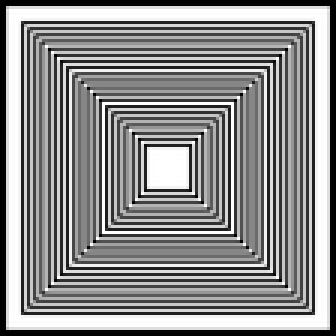
%> input picture assignment 1/images/pyramid.png, 112 x 112 px, shrunk from 480 x 480 before the run (shown 3 times larger)
$ octave run.m   (GNU Octave 9; MATLAB toolbox functions it lacks are replaced by stand-ins)
%> lines starting %> are read from the running program, lines starting %| are printed output that depends on the picture; in (x1, y1, x2, y2) boxes, pixels count from 0 and x2, y2 are one past the last pixel; in counts of white or black regions, pixels touching at a corner belong together; the program's own positions count from 1
### assignment 1/harris_corner_detect.m
% harrisDetect Corner Detection to determine corner points of interests.
% inpImg        :   Image to be processed
% thresh        :   Threshold for determining points of interests
% sigma         :   Parameters to vary smoothening
% windowWidth   :   Size of window to analyse R (scoreMatrix)
% w             :   For filtering
% k             :   For harris corner measure (Value is between 0.04 -0.06)
% Shantanu Chaudhary, Indian Institute of Technology, Delhi, August 2014.
% shantanuchaudhary24@gmail.com, cs5100295@cse.iitd.ac.in


%%%%%%%%%%%%%%%%%%%%%%%%%%%%%%%%%%%%%%%%%%%%%%%%%%%%%%%%%%%%%%%%%%%%%%%%%%%
% Harris corner detection function with bilateral filter:
function [] = harris_corner_detect(inpImg, sigma , w, k,windowWidth, thresh)

% Verifying number of arguments to the function
% narginchk(7,7);

% Reduce noise in the image by using bilateral filter

% srcImg= bfilter2(inpImg, w, sigma1);
 if ~isa(inpImg,'double')
	srcImg = double(inpImg)/255;
 else
    srcImg = inpImg/255;
 end
[m,n,colorWidth] = size(inpImg);

% Calculation of partial derivatives of I with respect to X and Y uses
% sobel operators. We define the following Sobel operators as masks
Gx = [-1 0 1 ; -1 0 1 ; -1  0  1 ];
Gy = Gx';

% The partial derivatives (approximated) can be obtained by using the
% convolution of Gx and Gy with srcImg for partial derivatives with respect
% to X and Y respectively.
if colorWidth > 1   % For colored picture
    Ix = conv2(rgb2gray(srcImg), Gx, 'same');
    Iy = conv2(rgb2gray(srcImg), Gy, 'same');
    disp('RGB Deteted!');
else                % For Grayscale Picture
    Ix = conv2(srcImg, Gx, 'same');
    Iy = conv2(srcImg, Gy, 'same');
    disp('Grayscale Detected!');
end

% For Debugging
% dlmwrite('harris1_Ix', Ix);
% dlmwrite('harris1_Iy', Iy);

% To calculate Ix^2 and Iy^2 respectively. Point to Point multiplication
% and not matrix multiplication and smoothened with bilateral filter
Ix2 = bfilter2(double(Ix.^2)/255, w, sigma);
Iy2 = bfilter2(double(Iy.^2)/255, w, sigma);
Ixy = bfilter2(abs(Ix.*Iy)/255, w, sigma);

% Calculation of the harris measure score is done here:
% R = det(M) - k(trace(M))^2 : where M is the structure tensor calculated
% det(M) = (Ix2.*Iy2 - Ixy.^2)
% trace(M) = (Ix + Iy)

  scoreMatrix = (Ix2.*Iy2 - Ixy.^2) - k*(Ix + Iy).^2 ;

% Suppression of minimas and elevation of maximas takes place here:
  resultScoreMatrix = findCorner(scoreMatrix, windowWidth, thresh);

  [r,c] = find(resultScoreMatrix);
  figure, imagesc(inpImg), axis image, colormap(gray), hold on
  plot(c,r,'gs'), title('corners detected');
return;

% [42 lines of commented-out code are left out]

### assignment 1/bfilter2.m

% BFILTER2 Two dimensional bilateral filtering.
%    This function implements 2-D bilateral filtering using
%    the method outlined in:
%
%       C. Tomasi and R. Manduchi. Bilateral Filtering for
%       Gray and Color Images. In Proceedings of the IEEE
%       International Conference on Computer Vision, 1998.
%
%    B = bfilter2(A,W,SIGMA) performs 2-D bilateral filtering
%    for the grayscale or color image A. A should be a double
%    precision matrix of size NxMx1 or NxMx3 (i.e., grayscale
%    or color images, respectively) with normalized values in
%    the closed interval [0,1]. The half-size of the Gaussian
%    bilateral filter window is defined by W. The standard
%    deviations of the bilateral filter are given by SIGMA,
%    where the spatial-domain standard deviation is given by
%    SIGMA(1) and the intensity-domain standard deviation is
%    given by SIGMA(2).
%
% Douglas R. Lanman, Brown University, September 2006.
% dlanman@brown.edu, http://mesh.brown.edu/dlanman


%%%%%%%%%%%%%%%%%%%%%%%%%%%%%%%%%%%%%%%%%%%%%%%%%%%%%%%%%%%%%
% Pre-process input and select appropriate filter.
function B = bfilter2(A,w,sigma)

% Verify that the input image exists and is valid.
if ~exist('A','var') || isempty(A)
   error('Input image A is undefined or invalid.');
end
if ~isfloat(A) || ~sum([1,3] == size(A,3)) || ...
      min(A(:)) < 0 || max(A(:)) > 1
   error(['Input image A must be a double precision ',...
          'matrix of size NxMx1 or NxMx3 on the closed ',...
          'interval [0,1].']);
end

% Verify bilateral filter window size.
if ~exist('w','var') || isempty(w) || ...
      numel(w) ~= 1 || w < 1
   w = 5;
end
w = ceil(w);

% Verify bilateral filter standard deviations.
if ~exist('sigma','var') || isempty(sigma) || ...
      numel(sigma) ~= 2 || sigma(1) <= 0 || sigma(2) <= 0
   sigma = [3 0.1];
end

% Apply either grayscale or color bilateral filtering.
if size(A,3) == 1
   B = bfltGray(A,w,sigma(1),sigma(2));
else
   B = bfltColor(A,w,sigma(1),sigma(2));
end


%%%%%%%%%%%%%%%%%%%%%%%%%%%%%%%%%%%%%%%%%%%%%%%%%%%%%%%%%%%%%
% Implements bilateral filtering for grayscale images.
function B = bfltGray(A,w,sigma_d,sigma_r)

% Pre-compute Gaussian distance weights.
[X,Y] = meshgrid(-w:w,-w:w);
G = exp(-(X.^2+Y.^2)/(2*sigma_d^2));

% Create waitbar.
h = waitbar(0,'Applying bilateral filter...');
set(h,'Name','Bilateral Filter Progress');

% Apply bilateral filter.
dim = size(A);
B = zeros(dim);
for i = 1:dim(1)
   for j = 1:dim(2)

         % Extract local region.
         iMin = max(i-w,1);
         iMax = min(i+w,dim(1));
         jMin = max(j-w,1);
         jMax = min(j+w,dim(2));
         I = A(iMin:iMax,jMin:jMax);

         % Compute Gaussian intensity weights.
         H = exp(-(I-A(i,j)).^2/(2*sigma_r^2));

         % Calculate bilateral filter response.
         F = H.*G((iMin:iMax)-i+w+1,(jMin:jMax)-j+w+1);
         B(i,j) = sum(F(:).*I(:))/sum(F(:));

   end
   waitbar(i/dim(1));
end

% Close waitbar.
close(h);


%%%%%%%%%%%%%%%%%%%%%%%%%%%%%%%%%%%%%%%%%%%%%%%%%%%%%%%%%%%%%
% Implements bilateral filter for color images.
% [59 lines left out: function bfltColor, not called in this run]

### assignment 1/findCorner.m


% Function that finds the maxima in a window (1 units in each direction) so
% as to determine if there is a corner or not.
function [outputMatrix] = findCorner(inputMatrix, windowWidth, thresh)

% Multiplying with large number in order make easier to read
inputMatrix = inputMatrix.*1000000;

% Create waitbar.
h = waitbar(0,'Suppressing Redundant Points...');
set(h,'Name','Suppression Filter Progress');

% Size of array
[m, n] = size(inputMatrix);

outputMatrix = zeros(m, n);
% Region 1 (Corners)
if (((windowWidth + 1) > m) || ((windowWidth + 1) > n) || ((m - windowWidth) < 1 ) || ((n - windowWidth) < 1 ))
   error('windowWidth violation!');
end

currentPoint = inputMatrix(1,1);
if ((currentPoint > thresh) && (currentPoint > inputMatrix(1,1+windowWidth)) && (currentPoint > inputMatrix(1+windowWidth,1+windowWidth)) && (currentPoint > inputMatrix(1+windowWidth,1)) )
    outputMatrix(1,1) = 1;
    % disp(currentPoint);
end

currentPoint = inputMatrix(1,n);
if ((currentPoint > thresh) &&  (currentPoint > inputMatrix(1,n-windowWidth)) && (currentPoint > inputMatrix(1+windowWidth,n)) && (currentPoint > inputMatrix(2,n-windowWidth)) )
    outputMatrix(1,n) = 1;
    %disp(currentPoint);
end

currentPoint = inputMatrix(m,1);
if ((currentPoint > thresh) &&  (currentPoint > inputMatrix(m,1+windowWidth)) && (currentPoint > inputMatrix(m-windowWidth,1)) && (currentPoint > inputMatrix(m-windowWidth,1+windowWidth)) )
    outputMatrix(m,1) = 1;
    %disp(currentPoint);
end

currentPoint = inputMatrix(m,n);
if ( (currentPoint > thresh) && (currentPoint > inputMatrix(m,n-windowWidth)) && (currentPoint > inputMatrix(m-windowWidth,n)) && (currentPoint > inputMatrix(m-windowWidth,n-windowWidth)) )
    outputMatrix(m,n) = 1;
    %disp(currentPoint);
end

% Region 2 (Edges)
for j=2:n-1,
    currentPoint = inputMatrix(1,j);
    if( (j-windowWidth) < 1 )
        continue;
    elseif((j+windowWidth) > n)
        break;
    else
        if( (currentPoint > thresh) && (currentPoint > inputMatrix(1,j-windowWidth)) && (currentPoint > inputMatrix(1+windowWidth,j-windowWidth)) && (currentPoint > inputMatrix(1+windowWidth,j)) && (currentPoint > inputMatrix(1+windowWidth,j+windowWidth)) && (currentPoint > inputMatrix(1,j+windowWidth)) )
            outputMatrix(1,j) = 1;
            %disp(currentPoint);
        end
    end
end

for j=2:n-1,
    currentPoint = inputMatrix(m,j);
    if( (j-windowWidth) < 1 )
        continue;
    elseif((j+windowWidth) > n)
        break;
    else
        if( (currentPoint > thresh) && (currentPoint > inputMatrix(m,j-windowWidth)) && (currentPoint > inputMatrix(m-windowWidth,j-windowWidth)) && (currentPoint > inputMatrix(m-windowWidth,j)) && (currentPoint > inputMatrix(m-windowWidth,j+windowWidth)) && (currentPoint > inputMatrix(m,j+windowWidth)) )
            outputMatrix(m,j) = 1;
            %disp(currentPoint);
        end
    end
end

for i=2:m-1,
    currentPoint = inputMatrix(i,1);
     if( (i-windowWidth) < 1 )
        continue;
    elseif((i+windowWidth) > m)
        break;
    else
        if( (currentPoint > thresh) && (currentPoint > inputMatrix(i-windowWidth,1)) && (currentPoint > inputMatrix(i-windowWidth,1+windowWidth)) && (currentPoint > inputMatrix(i,1+windowWidth)) && (currentPoint > inputMatrix(i+windowWidth,1+windowWidth)) && (currentPoint > inputMatrix(i+windowWidth,1)) )
            %disp(currentPoint);
            outputMatrix(i,1) = 1;
        end
     end
end

for i=2:m-1,
    currentPoint = inputMatrix(i,n);
     if( (i-windowWidth) < 1 )
        continue;
    elseif((i+windowWidth) > m)
        break;
    else
        if( (currentPoint > thresh) && (currentPoint > inputMatrix(i-windowWidth,n)) && (currentPoint > inputMatrix(i-windowWidth,n-windowWidth)) && (currentPoint > inputMatrix(i,n-windowWidth)) && (currentPoint > inputMatrix(i+windowWidth,n-windowWidth)) && (currentPoint > inputMatrix(i+windowWidth,n)) )
            %disp(currentPoint);
            outputMatrix(i,n) = 1;
        end
     end
end

% Region 3 (Mid)
for i=2:m-1,
    for j=2:n-1,
        currentPoint = inputMatrix(i,j);
        if( ((i-windowWidth) < 1) || ((j-windowWidth) < 1))
            continue;
        elseif(((i+windowWidth) > m) || ((j+windowWidth) > n))
            break;
        else
            if( (currentPoint > thresh) && (currentPoint > inputMatrix(i-windowWidth,j-windowWidth)) && (currentPoint > inputMatrix(i-windowWidth,j)) && (currentPoint > inputMatrix(i-windowWidth,j+windowWidth)) && (currentPoint > inputMatrix(i,j+windowWidth)) && (currentPoint > inputMatrix(i+windowWidth,j+windowWidth)) && (currentPoint > inputMatrix(i+windowWidth,j)) && (currentPoint > inputMatrix(i+windowWidth,j-windowWidth)) && (currentPoint > inputMatrix(i,j-windowWidth)) )
            outputMatrix(i,j) = 1;
            %disp(currentPoint);
            end
        end
    end
    waitbar(i/m-1);
end
close(h);
return ;

### assignment 1/run.m

% Main run script for running the program

% Shantanu Chaudhary, Indian Institute of Technology, Delhi, August 2014.
% shantanuchaudhary24@gmail.com, cs5100295@cse.iitd.ac.in


%%%%%%%%%%%%%%%%%%%%%%%%%%%%%%%%%%%%%%%%%%%%%%%%%%%%%%%%%%%%%%%%%%%%%%%%%%%


% Load test images.
% Note: Must be double precision in the interval [0,1].
img1 = imread('pyramid.png');
%> img1 is the input picture: size 112x112x3 uint8; min 0, max 255, mean 140.2
img2 = imread('chair.png');
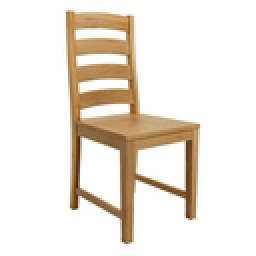
%> input picture assignment 1/chair.png, 128 x 128 px, shrunk from 550 x 550 before the run (shown 2 times larger)
%> img2 is the input picture: size 128x128x3 uint8; mean R, G, B 238.4, 231, 222.1
img3 = imread('einstein.jpg');
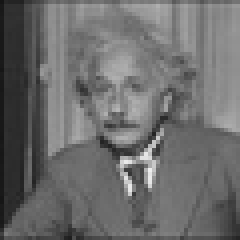
%> input picture assignment 1/einstein.jpg, 60 x 60 px, shrunk from 256 x 256 before the run (shown 4 times larger)
%> img3 is the input picture: size 60x60 uint8; min 21, max 238, mean 108

% Set bilateral filter parameters.
w     = 5;       % bilateral filter half-width
sigma1 = [1.25 0.1]; % bilateral filter standard deviations

%Set Harris parameters
% Manipulate the following parameters to fine tune corner detection
k   =   0.04;
windowWidth = 5;
threshold = 30;

harris_corner_detect(img1,sigma1, w, k, windowWidth, threshold);
%> in findCorner, `currentPoint = inputMatrix(1,1);`: currentPoint = 1.2
%> the loop in findCorner, `for j=2:n-1,` made 107 passes
%> currentPoint on passes 1 to 12: -5.53, -29.86, -39.79, -45.14, -48.8, -49.71, -49.82, -49.83, -49.83, -49.83, -49.83, -49.83
%> after the loop in findCorner, `for j=2:n-1,`: outputMatrix: size 112x112 double; every value is 0
%> the loop in findCorner, `for j=2:n-1,` made 107 passes
%> the loop in findCorner, `for i=2:m-1,` made 107 passes
%> currentPoint on passes 1 to 12: -17.78, -40.11, -39.51, -45, -48.77, -49.71, -49.82, -49.83, -49.83, -49.83, -49.83, -49.83
%> the loop in findCorner, `for i=2:m-1,` made 107 passes
%> in harris_corner_detect, `[r,c] = find(resultScoreMatrix);`: r = []

%Set Harris parameters
% Manipulate the following parameters to fine tune corner detection
k   =   0.04;
windowWidth = 7;
threshold = 0.006;

harris_corner_detect(img2,sigma1, w, k, windowWidth, threshold);
%> call 2 of harris_corner_detect, with sigma = [1.25 0.1], w = 5, k = 0.04, windowWidth = 7, thresh = 0.006
%> in harris_corner_detect (call 2), `Iy = conv2(rgb2gray(srcImg), Gy, 'same');`:
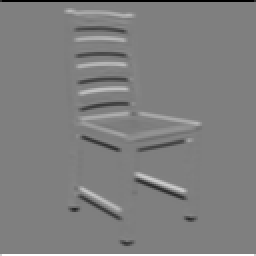
%> Iy: size 128x128 double (shown 2 times larger); min -3, max 3, mean -1.73e-18; drawn with min black and max white
%> in harris_corner_detect (call 2), `scoreMatrix = (Ix2.*Iy2 - Ixy.^2) - k*(Ix + Iy).^2 ;`:
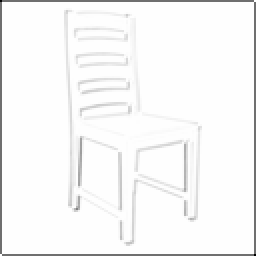
%> scoreMatrix: size 128x128 double (shown 2 times larger); min -0.64, max 0.000141, mean -0.0178; drawn with min black and max white
%> call 2 of findCorner, with windowWidth = 7, thresh = 0.006
%> in findCorner (call 2), `currentPoint = inputMatrix(1,1);`: currentPoint = -639858.6
%> in findCorner (call 2), `currentPoint = inputMatrix(1,n);`: currentPoint = 141.4
%> in findCorner (call 2), `outputMatrix(1,n) = 1;`:
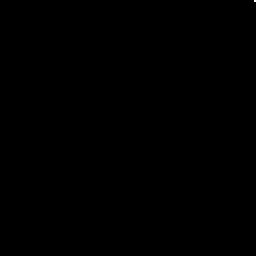
%> outputMatrix: size 128x128 double (shown 2 times larger); values 0 (black) and 1 (white), 0.01% white in thin lines or dots, all inside (x1, y1, x2, y2) = (127, 0, 128, 1)
%> in findCorner (call 2), `outputMatrix(m,1) = 1;`: outputMatrix: size 128x128 double; values 0 (black) and 1 (white), 0.01% white in thin lines or dots
%> in findCorner (call 2), `currentPoint = inputMatrix(m,n);`: currentPoint = -639858.6
%> the loop in findCorner (call 2), `for j=2:n-1,` made 121 passes
%> currentPoint on passes 1 to 12: -359906.4, -359963, -359992.3, -359999.2, -360000, -360000, -360000, -360000, -360000, -360000, -360000, -360000
%> the loop in findCorner (call 2), `for i=2:m-1,` made 121 passes
%> after the loop in findCorner (call 2), `for i=2:m-1,`:
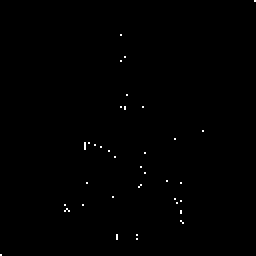
%> outputMatrix: size 128x128 double (shown 2 times larger); values 0 (black) and 1 (white), 0.29% white in thin lines or dots
%> in harris_corner_detect (call 2), `[r,c] = find(resultScoreMatrix);`: r = 47 values from 1 to 128
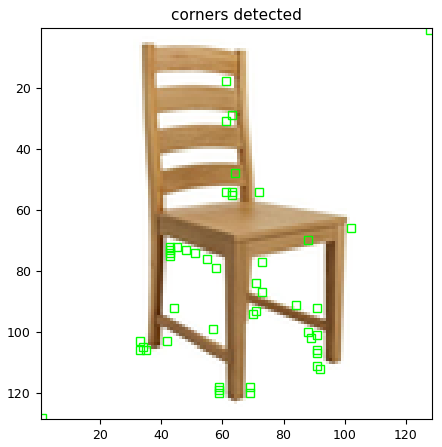
%> figure redrawn from the program's plot data
